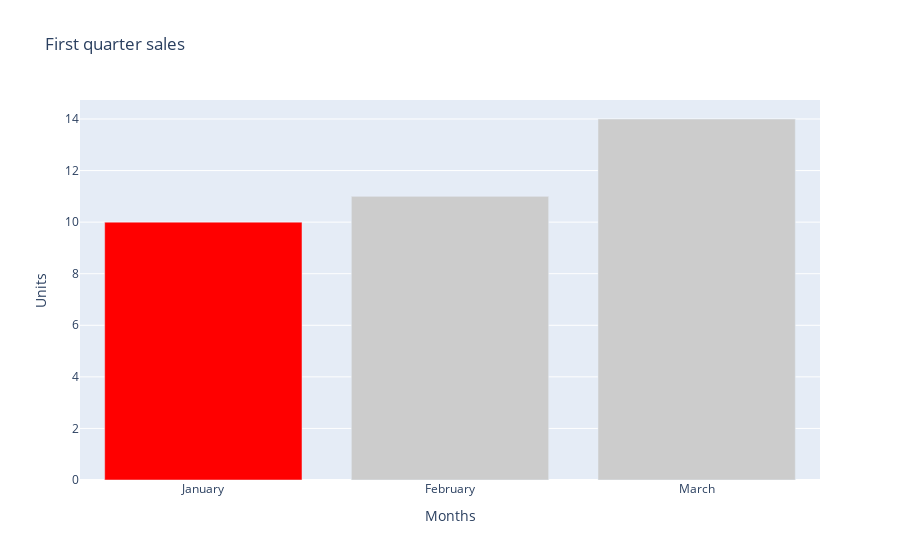

Notebook source saved alongside this figure:
### Markdown cell above
## Bar color

### Code cell
trace = go.Bar(x = ["January", "February", "March"],
              y = [10, 11, 14],
               marker = dict(color = ['rgba(255,0,0,1)', 'rgba(204,204,204,1)', 'rgba(204,204,204,1)']))

data = [trace]

layout = {"title":"First quarter sales",
         "xaxis":{"title":"Months"},
         "yaxis":{"title":"Units"}}

pio.show({"data": data, 'layout':layout})

### Figure 1 — Plotly figure (JSON) as saved in the notebook; plotly's stock layout.template omitted (floating-point values rounded to 4 significant figures)
{"data": [{"marker": {"color": ["rgba(255,0,0,1)", "rgba(204,204,204,1)", "rgba(204,204,204,1)"]}, "type": "bar", "x": ["January", "February", "March"], "y": [10, 11, 14]}], "layout": {"autosize": true, "title": {"text": "First quarter sales"}, "xaxis": {"autorange": true, "range": [-0.5, 2.5], "title": {"text": "Months"}, "type": "category"}, "yaxis": {"autorange": true, "range": [0, 14.74], "title": {"text": "Units"}, "type": "linear"}}}
